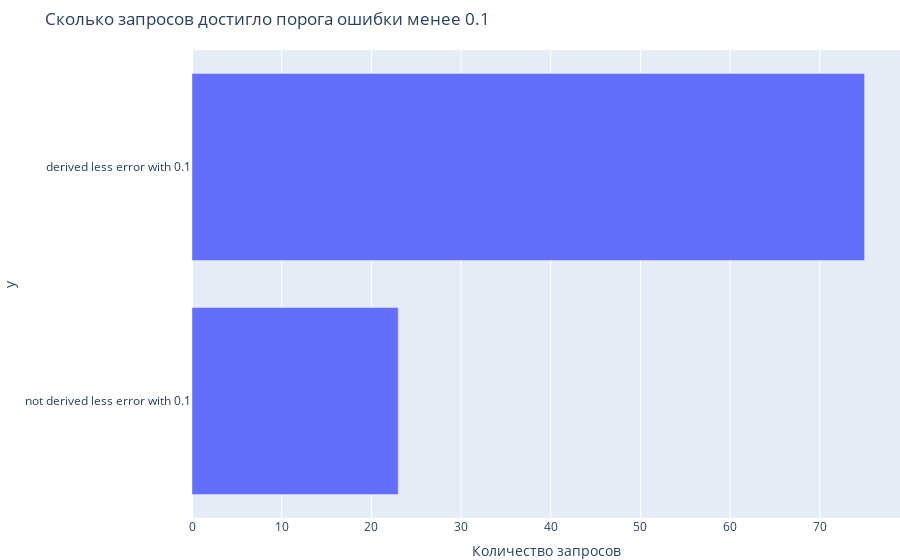

Notebook cell for this chart:
### Code cell
fig = px.bar(x=ox, y=oy)
fig.update_layout(legend_orientation="h",
                  legend=dict(x=.5, y = 0.4, xanchor="center"),
                  title="Сколько запросов достигло порога ошибки менее 0.1",
                  xaxis_title="Количество запросов",
                  margin=dict(l=0, r=0, t=50, b=0))

### Figure 1 — Plotly figure (JSON) as saved in the notebook; plotly's stock layout.template omitted (floating-point values rounded to 4 significant figures)
{"data": [{"alignmentgroup": "True", "hovertemplate": "x=%{x}<br>y=%{y}<extra></extra>", "legendgroup": "", "marker": {"color": "#636efa", "pattern": {"shape": ""}}, "name": "", "offsetgroup": "", "orientation": "h", "showlegend": false, "textposition": "auto", "type": "bar", "x": [23, 75], "xaxis": "x", "y": ["not derived less error with 0.1", "derived less error with 0.1"], "yaxis": "y"}], "layout": {"autosize": true, "barmode": "relative", "legend": {"orientation": "h", "tracegroupgap": 0, "x": 0.5, "xanchor": "center", "y": 0.4}, "margin": {"b": 0, "l": 0, "r": 0, "t": 50}, "title": {"text": "Сколько запросов достигло порога ошибки менее 0.1"}, "xaxis": {"anchor": "y", "autorange": true, "domain": [0, 1], "range": [0, 78.95], "title": {"text": "Количество запросов"}, "type": "linear"}, "yaxis": {"anchor": "x", "autorange": true, "domain": [0, 1], "range": [-0.5, 1.5], "title": {"text": "y"}, "type": "category"}}}
